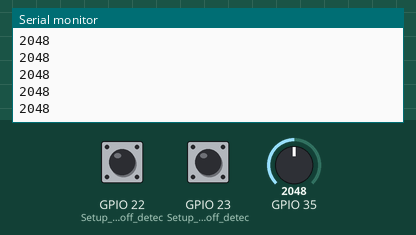
Bench run of a sketch on a simulated ESP32. On the bench: the last lines printed to the serial monitor. The inputs (shaded band) are chosen by the test bench; at power-on: GPIO 22 (Setup_for_leads_off_detec) LOW, GPIO 35 = 2048, GPIO 23 (Setup_for_leads_off_detec) LOW. WiFi joins after 1.5 s; servers stay silent unless stated; random numbers use the default seed unless the sketch sets one; no MQTT or app messages arrive unless stated.

Above: at 2.7 s.
2.8 s: GPIO 22 (Setup_for_leads_off_detec) pulled HIGH for 0.15 s
4.4 s: GPIO 35 set to 2866
At 5.2 s:
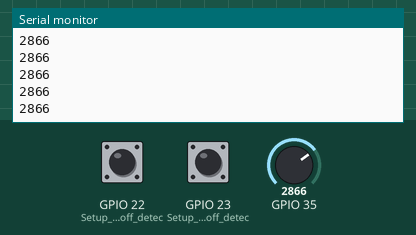
5.9 s: GPIO 23 (Setup_for_leads_off_detec) pulled HIGH for 0.15 s
7.5 s: GPIO 35 set to 3603
At 8.6 s:
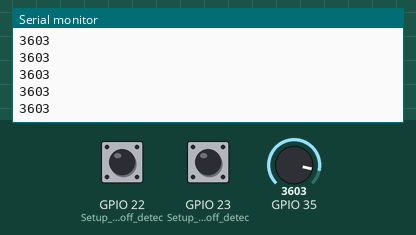
Timing chart, 0 to 10.0 s (numbered marks = the images above; inputs shaded):
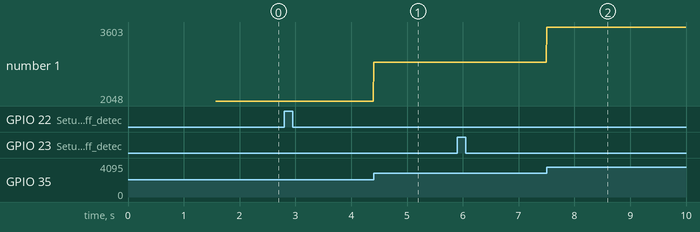

Measured:
- after the input at 4.4 s, the serial monitor: prints a new line at once (image 1)
- after the input at 7.5 s, the serial monitor: prints a new line at once (image 2)
- plotted number 1: 2048 → 2866 after the input at 4.4 s, 2866 → 3603 after the input at 7.5 s

The sketch:

ad8232_arduino.ino
```cpp
/* ESP 32
vin-3.3
gnd-
output-35
lo- ->22
lo+ ->23
*/
#include <ArduinoJson.h>
#include <Arduino.h>
#include <WiFi.h>
#include <PubSubClient.h>
WiFiClient wifiClient;
PubSubClient mqttClient(wifiClient);

const char* ssid = "MOB_001";
const char* password = "NANCYRASTOGI";

char *mqttServer = "43.205.145.119";
int mqttPort = 1883;

void setupMQTT() {
  mqttClient.setServer(mqttServer, mqttPort);
}

void reconnect() {
  Serial.println("Connecting to MQTT Broker...");
  while (!mqttClient.connected()) {
      Serial.println("Reconnecting to MQTT Broker..");
      String clientId = "ESP32Client-";
      clientId += String(random(0xffff), HEX);
      if (mqttClient.connect(clientId.c_str())) {
        Serial.println("Connected.");}

  }
}

void setup() {
// initialize the serial communication:
Serial.begin(9600);
 WiFi.begin(ssid, password);
    while (WiFi.status() != WL_CONNECTED) {
      delay(500);
      Serial.print(".");
    }
    Serial.println("");
     Serial.println("Connected to Wi-Fi");
pinMode(23, INPUT); // Setup for leads off detection LO +
pinMode(22, INPUT); // Setup for leads off detection LO -
setupMQTT();

}

void loop() {
  if (!mqttClient.connected())
    reconnect();
  mqttClient.loop();

if((digitalRead(23) == 1)||(digitalRead(22) == 1)){
Serial.println('!');
}
else{
// send the value of analog input 0:
int value = analogRead(35);
char dataString[8];
dtostrf(value, 1, 2, dataString);  //dtostrf turn float into
Serial.println(analogRead(35));
mqttClient.publish("esp32/data", dataString);

}
//Wait for a bit to keep serial data from saturating
delay(1);
}
```
